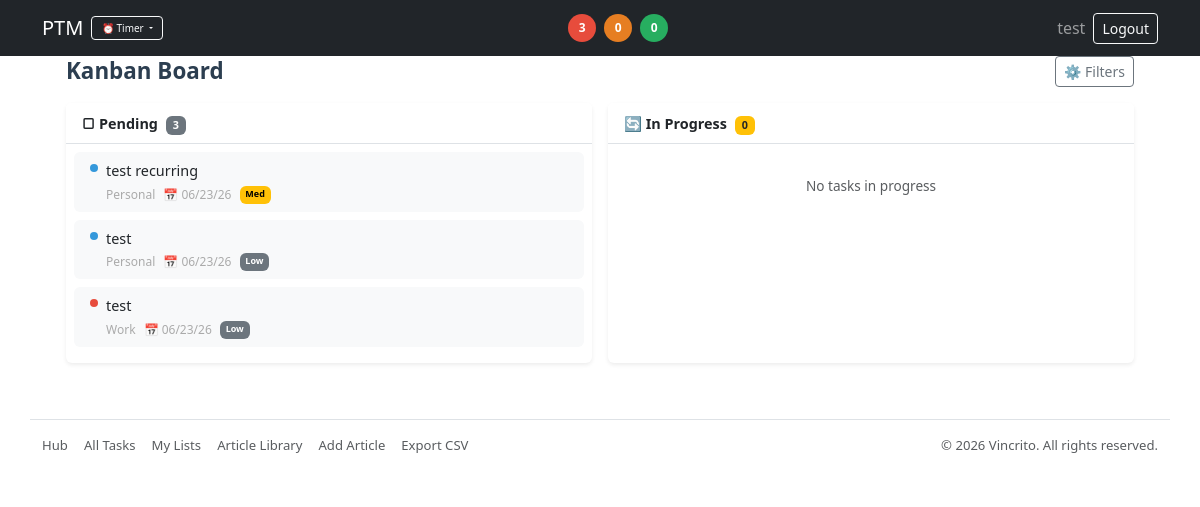
/kanban (signed in), run on the app's committed database.
### models/user.py (models this page shows, shortened)
class User(UserMixin, db.Model):           # SQLAlchemy model + Flask-Login mixin         # define User model
    __tablename__ = "users"                # explicit table name                          # set table name
    id = db.Column(db.Integer, primary_key=True)                         # primary key     # id column
    username = db.Column(db.String(80), unique=True, nullable=False)     # unique login    # username column
    password_hash = db.Column(db.String(255), nullable=False)            # hashed secret   # password_hash column
    interests = db.Column(db.String(500), nullable=False, default="")    # comma-sep interest tags selected at signup
    created_at = db.Column(db.DateTime, default=lambda: datetime.now(EASTERN).replace(tzinfo=None))

### models/task.py (models this page shows, shortened)
class Task(db.Model):                              # SQLAlchemy model → table “tasks”             # define Task model
    __tablename__ = "tasks"                        # explicit table name                           # set table name
    id = db.Column(db.Integer, primary_key=True)   # unique row id                                 # primary key
    user_id = db.Column(db.Integer, nullable=False)        # owner user id (scopes data per user)  # user ownership
    list_id = db.Column(db.Integer, nullable=False)         # the list this task belongs to
    description = db.Column(db.Text, nullable=False)       # what needs to be done                  # task text
    due_date = db.Column(db.String(10), nullable=True)     # optional due date "YYYY-MM-DD"         # due date (string)
    status = db.Column(db.String(20), nullable=False, default="pending")  # task status
    priority = db.Column(db.String(10), nullable=False, default="medium")  # low / medium / high
    position = db.Column(db.Integer, nullable=False, default=0)  # display order within list (lower = higher up)
    recurrence_id = db.Column(
        db.Integer,
        db.ForeignKey("recurrence_rules.id", ondelete="SET NULL"),
        nullable=True,
    )
    occurrence_date = db.Column(db.String(10), nullable=True)  # YYYY-MM-DD; the scheduled recurrence date
    created_at = db.Column(db.DateTime, default=lambda: datetime.now(EASTERN).replace(tzinfo=None))
    updated_at = db.Column(
        db.DateTime,
        default=lambda: datetime.now(EASTERN).replace(tzinfo=None),
        onupdate=lambda: datetime.now(EASTERN).replace(tzinfo=None),
    )
    __table_args__ = (                             # extra DB hints                                 # table options
        db.Index("ix_tasks_user_due", "user_id", "due_date"),
        db.Index("ix_tasks_list", "list_id"),
        db.UniqueConstraint(
            "recurrence_id", "occurrence_date",
            name="uq_task_recurrence_occurrence",
        ),
    )

### models/list.py (models this page shows, shortened)
class TaskList(db.Model):
    __tablename__ = "lists"
    id = db.Column(db.Integer, primary_key=True)
    user_id = db.Column(db.Integer, nullable=False)
    name = db.Column(db.String(120), nullable=False)
    description = db.Column(db.Text, nullable=True)
    created_at = db.Column(db.DateTime, default=lambda: datetime.now(EASTERN).replace(tzinfo=None))
    __table_args__ = (
        db.Index("ix_lists_user_name", "user_id", "name"),
    )
    @property
    def color(self):
        return LIST_COLORS[(self.id - 1) % len(LIST_COLORS)]

### routes/tasks.py (the view)
@bp.get("/kanban")
@login_required
def kanban():
    generate_due_occurrences(current_user.id)  # generate any overdue recurring occurrences
    from sqlalchemy import case as _sa_case
    all_lists = TaskList.query.filter_by(user_id=current_user.id).order_by(TaskList.name.asc()).all()
    selected_ids = request.args.getlist("list_ids", type=int) or [l.id for l in all_lists]
    _pri = _sa_case(
        (Task.priority == "high", 1),
        (Task.priority == "medium", 2),
        else_=3
    )
    active = (
        Task.query
        .filter(
            Task.user_id == current_user.id,
            Task.list_id.in_(selected_ids),
            Task.status != "completed",
        )
        .order_by(_pri, Task.due_date.asc().nulls_last())
        .all()
    )
    list_colors = {l.id: l.color for l in all_lists}
    list_names = {l.id: l.name for l in all_lists}
    pending = [t for t in active if t.status == "pending"]
    in_progress = [t for t in active if t.status == "in_progress"]
    return render_template(
        "kanban.html",
        all_lists=all_lists,
        selected_ids=selected_ids,
        pending=pending,
        in_progress=in_progress,
        list_colors=list_colors,
        list_names=list_names,
    )

### templates/kanban.html (shortened to what this page needs)
{% extends "layout.html" %}
{% block content %}
<div style="max-width:1100px; margin:0 auto; padding:0 1rem 2rem;">
  <div class="d-flex flex-wrap justify-content-between align-items-center mb-3 gap-2">
    <h2 class="mb-0" style="font-size:1.4em; font-weight:600; color:#2c3e50;">Kanban Board</h2>
    <button class="btn btn-sm btn-outline-secondary" type="button"
            data-bs-toggle="collapse" data-bs-target="#kanbanFilters">
      &#9881; Filters
    </button>
  </div>
  <div class="row g-3">
    <div class="col-12 col-md-6">
      <div class="card border-0 shadow-sm h-100">
        <div class="card-header bg-white border-bottom py-2 px-3">
          <span class="fw-semibold" style="font-size:.9em;">
            &#9634; Pending
            <span class="badge bg-secondary ms-1">{{ pending|length }}</span>
          </span>
        </div>
        <div class="card-body p-2" style="max-height:70vh; overflow-y:auto;">
          {% for t in pending %}
          <div class="card border-0 bg-light mb-2" style="cursor:pointer;" onclick="openTaskDetail({{ t.id }})">
            <div class="card-body py-2 px-3">
              <div class="d-flex align-items-start gap-2">
                <span style="display:inline-block;width:8px;height:8px;border-radius:50%;background:{{ list_colors.get(t.list_id,'#ccc') }};margin-top:4px;flex-shrink:0;"></span>
                <div style="flex:1;min-width:0;">
                  <div class="task-name" style="font-size:.9em;font-weight:500;">{{ t.description }}</div>
                  <div class="d-flex gap-2 mt-1 flex-wrap" style="font-size:.75em;color:#aaa;">
                    <span>{{ list_names.get(t.list_id,'') }}</span>
                    {% if t.due_date %}<span>&#128197; {{ t.due_date | mdy }}</span>{% endif %}
                    {% if t.priority == 'high' %}<span class="badge text-bg-danger">High</span>
                    {% elif t.priority == 'low' %}<span class="badge text-bg-secondary">Low</span>
                    {% else %}<span class="badge text-bg-warning">Med</span>{% endif %}
                  </div>
                </div>
              </div>
            </div>
          </div>
          {% else %}
          <div class="text-center text-muted py-4" style="font-size:.85em;">No pending tasks</div>
          {% endfor %}
        </div>
      </div>
    </div>
    <div class="col-12 col-md-6">
      <div class="card border-0 shadow-sm h-100">
        <div class="card-header bg-white border-bottom py-2 px-3">
          <span class="fw-semibold" style="font-size:.9em;">
            &#128260; In Progress
            <span class="badge bg-warning text-dark ms-1">{{ in_progress|length }}</span>
          </span>
        </div>
        <div class="card-body p-2" style="max-height:70vh; overflow-y:auto;">
          {% for t in in_progress %}
          <div class="card border-0 bg-light mb-2" style="cursor:pointer;" onclick="openTaskDetail({{ t.id }})">
            <div class="card-body py-2 px-3">
              <div class="d-flex align-items-start gap-2">
                <span style="display:inline-block;width:8px;height:8px;border-radius:50%;background:{{ list_colors.get(t.list_id,'#ccc') }};margin-top:4px;flex-shrink:0;"></span>
                <div style="flex:1;min-width:0;">
                  <div class="task-name" style="font-size:.9em;font-weight:500;">{{ t.description }}</div>
                  <div class="d-flex gap-2 mt-1 flex-wrap" style="font-size:.75em;color:#aaa;">
                    <span>{{ list_names.get(t.list_id,'') }}</span>
                    {% if t.due_date %}<span>&#128197; {{ t.due_date | mdy }}</span>{% endif %}
                    {% if t.priority == 'high' %}<span class="badge text-bg-danger">High</span>
                    {% elif t.priority == 'low' %}<span class="badge text-bg-secondary">Low</span>
                    {% else %}<span class="badge text-bg-warning">Med</span>{% endif %}
                  </div>
                </div>
              </div>
            </div>
          </div>
          {% else %}
          <div class="text-center text-muted py-4" style="font-size:.85em;">No tasks in progress</div>
          {% endfor %}
        </div>
      </div>
    </div>
  </div>
</div>
{% endblock %}

### templates/layout.html (shortened to what this page needs)
<!doctype html>
<html lang="en">
  <head>
    <link
      href="https://cdn.jsdelivr.net/npm/bootstrap@5.3.3/dist/css/bootstrap.min.css"
      rel="stylesheet"
    />
    <link href="{{ url_for('static', filename='styles.css') }}" rel="stylesheet" />
  </head>
  <body style="padding-top:56px;">
    <nav class="navbar navbar-expand-lg navbar-dark bg-dark fixed-top">
  <div class="container d-flex align-items-center">
    <a class="navbar-brand me-2" href="{{ url_for('main.index') }}">PTM</a>
    {% if current_user.is_authenticated %}
    <div id="ptmTimer" class="d-flex align-items-center me-3" style="font-size:.8em;">
      <div class="dropdown">
        <button class="btn btn-sm btn-outline-light dropdown-toggle" style="font-size:.78em; padding:.2rem .6rem;" type="button" data-bs-toggle="dropdown" aria-expanded="false" id="timerDropBtn">
          &#9200; Timer
        </button>
      </div>
    </div>
    {% endif %}
    {% if navbar_stats %}
    <div class="d-flex align-items-center gap-2 mx-auto">
      <span style="display:inline-flex;align-items:center;justify-content:center;width:28px;height:28px;border-radius:50%;background:#e74c3c;color:#fff;font-size:.75em;font-weight:700;" title="Pending">{{ navbar_stats.pending }}</span>
      <span style="display:inline-flex;align-items:center;justify-content:center;width:28px;height:28px;border-radius:50%;background:#e67e22;color:#fff;font-size:.75em;font-weight:700;" title="In Progress">{{ navbar_stats.in_progress }}</span>
      <span style="display:inline-flex;align-items:center;justify-content:center;width:28px;height:28px;border-radius:50%;background:#27ae60;color:#fff;font-size:.75em;font-weight:700;" title="Completed">{{ navbar_stats.completed }}</span>
    </div>
    {% else %}
    <div class="mx-auto"></div>
    {% endif %}
    <div id="nav" class="collapse navbar-collapse flex-grow-0">
      <ul class="navbar-nav align-items-center">
        {% if current_user.is_authenticated %}
          <li class="nav-item">
            <span class="navbar-text me-2" style="line-height:1;">{{ current_user.username }}</span>
          </li>
          <li class="nav-item">
            <form method="post" action="{{ url_for('auth.logout') }}">
              <button class="btn btn-sm btn-outline-light">Logout</button>
            </form>
          </li>
        {% else %}
          <li class="nav-item"><a class="nav-link" href="{{ url_for('auth.login') }}">Login</a></li>
          <li class="nav-item"><a class="nav-link" href="{{ url_for('auth.register') }}">Register</a></li>
        {% endif %}
      </ul>
    </div>
  </div>
</nav>
    <main class="container">
      {% block content %}{% endblock %}
    </main>
    {% if current_user.is_authenticated %}
    <footer class="container mt-4 pt-3 pb-4 border-top" style="font-size:.82em;">
      <div class="d-flex flex-column flex-sm-row justify-content-between align-items-start align-items-sm-center gap-2">
        <div class="d-flex flex-wrap gap-3">
          <a href="{{ url_for('main.index') }}" class="text-muted text-decoration-none">Hub</a>
          <a href="{{ url_for('tasks.list_tasks') }}" class="text-muted text-decoration-none">All Tasks</a>
          <a href="{{ url_for('lists.list_lists') }}" class="text-muted text-decoration-none">My Lists</a>
          <a href="{{ url_for('articles.browse_articles') }}" class="text-muted text-decoration-none">Article Library</a>
          <a href="{{ url_for('articles.new_article') }}" class="text-muted text-decoration-none">Add Article</a>
          <a href="{{ url_for('tasks.export_csv') }}" class="text-muted text-decoration-none">Export CSV</a>
        </div>
        <span class="text-muted">&copy; 2026 Vincrito. All rights reserved.</span>
      </div>
    </footer>
    {% endif %}
  </body>
</html>

### data on the page
User: username "test"
Task: description "test recurring", due_date|mdy "06/23/26", priority "Med"
TaskList: get "Personal"
Task: description "test", due_date|mdy "06/23/26", priority "Low"
Task: description "test", due_date|mdy "06/23/26", priority "Low"
TaskList: get "Work"

### other printed values
{{ navbar_stats.pending }} "3"
{{ navbar_stats.in_progress }} "0"
{{ navbar_stats.completed }} "0"
{{ pending|length }} "3"
{{ in_progress|length }} "0"
